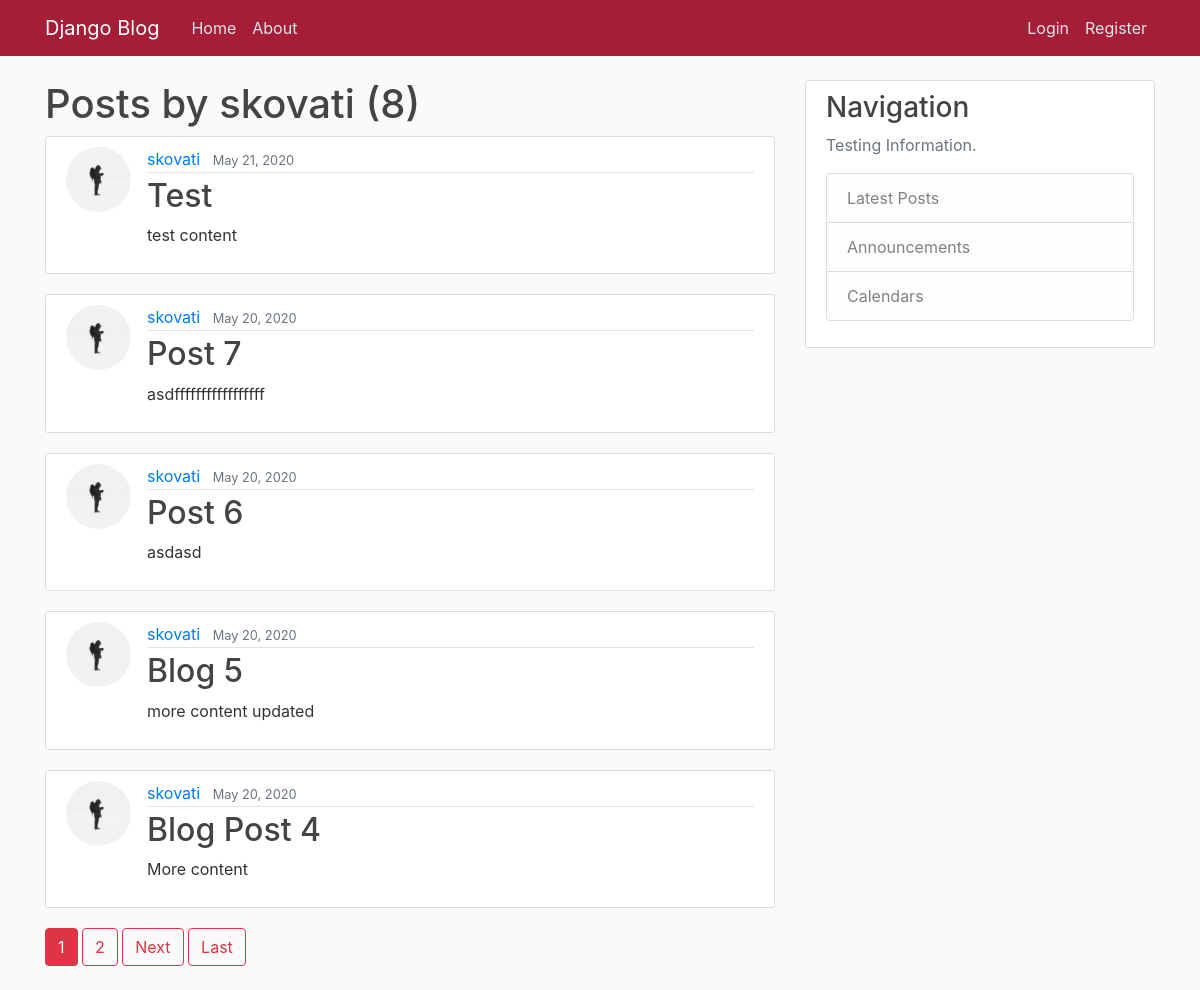
The page /user/skovati on the database its author committed.
### blog/models.py (models this page shows, shortened)
class Post(models.Model):
	title = models.CharField(max_length=100)
	content = models.TextField()
	date_posted = models.DateTimeField(default=timezone.now)
	author = models.ForeignKey(User, on_delete=models.CASCADE)

### users/models.py (models this page shows, shortened)
class Profile(models.Model):
	user = models.OneToOneField(User, on_delete=models.CASCADE)
	image = models.ImageField(default="default.jpg", upload_to="profile_pics")
	"""def save(self, *args, **kwargs):
		super().save(*args, **kwargs)
		img = Image.open(self.image.path)

		if img.height > 300 or img.width > 300:
			output_size = (300, 300)
			img.thumbnail(output_size)
			img.save(self.image.path)"""

### blog/views.py (the view)
# urls.py: path('user/<str:username>', UserPostListView.as_view(), name='user-posts'),
class UserPostListView(ListView):
	model = Post
	template_name= "blog/user_posts.html"
	context_object_name = "posts"
	paginate_by = 5
	def get_queryset(self):
		user = get_object_or_404(User, username=self.kwargs.get('username'))
		return Post.objects.filter(author=user).order_by("-date_posted")

### blog/templates/blog/user_posts.html (shortened to what this page needs)
{% extends "blog/base.html" %}
{% block content %}
    <h1 class="mg-3">Posts by {{ view.kwargs.username }} ({{ page_obj.paginator.count }})</h1>
   {% for post in posts %}
        <article class="media content-section">
          <img class = "rounded-circle article-img"
          src="{{ post.author.profile.image.url }}">
          <div class="media-body">
            <div class="article-metadata">
              <a class="mr-2" href="{% url 'user-posts' post.author.username %}">{{ post.author }}</a>
              <small class="text-muted">{{ post.date_posted|date:"M j, Y" }}</small>
            </div>
            <h2><a class="article-title" href="{% url 'post-detail' post.id %}">{{ post.title }}</a></h2>
            <p class="article-content">{{ post.content }}</p>
          </div>
        </article>
    {% endfor %}
    {% if is_paginated %}
      {% for num in page_obj.paginator.page_range %}
        {% if page_obj.number == num %}
          <a class = "btn btn-danger mb-4" href="?page={{ num }}">{{ num }}</a>
        {% elif num > page_obj.number|add:'-3' and num < page_obj.number|add:'3'%}
          <a class = "btn btn-outline-danger mb-4" href="?page={{ num }}">{{ num }}</a>
        {% endif %}
      {% endfor %}
      {% if page_obj.has_next %}
        <a class = "btn btn-outline-danger mb-4" href="?page={{ page_obj.next_page_number }}">Next</a>
        <a class = "btn btn-outline-danger mb-4" href="?page={{ page_obj.paginator.num_pages }}">Last</a>
      {% endif %}
    {% endif %}
{% endblock content %}

### blog/static/blog/main.css (style rules this page uses)
body { background: #fafafa; color: #333333; margin-top: 5rem; }
h1, h2, h3, h4, h5, h6 { color: #444444; }
.content-section { background: #ffffff; padding: 10px 20px; border: 1px solid #dddddd; border-radius: 3px; margin-bottom: 20px; }
.article-title { color: #444444; }
.article-content { white-space: pre-line; }
.article-img { height: 65px; width: 65px; margin-right: 16px; }
.article-metadata { padding-bottom: 1px; margin-bottom: 4px; border-bottom: 1px solid #e3e3e3 }

### rows shown on the page
Post: author.profile.image (picture), author "skovati", date_posted "May 21, 2020", title "Test", content "test content"
Post: author.profile.image (picture), author "skovati", date_posted "May 20, 2020", title "Post 7", content "asdfffffffffffffffff"
Post: author.profile.image (picture), author "skovati", date_posted "May 20, 2020", title "Post 6", content "asdasd"
Post: author.profile.image (picture), author "skovati", date_posted "May 20, 2020", title "Blog 5", content "more content updated"
Post: author.profile.image (picture), author "skovati", date_posted "May 20, 2020", title "Blog Post 4", content "More content"

### other values the page prints
{{ view.kwargs.username }} "skovati"
{{ page_obj.paginator.count }} "8"
{{ num }} "1"
{{ num }} "2"
